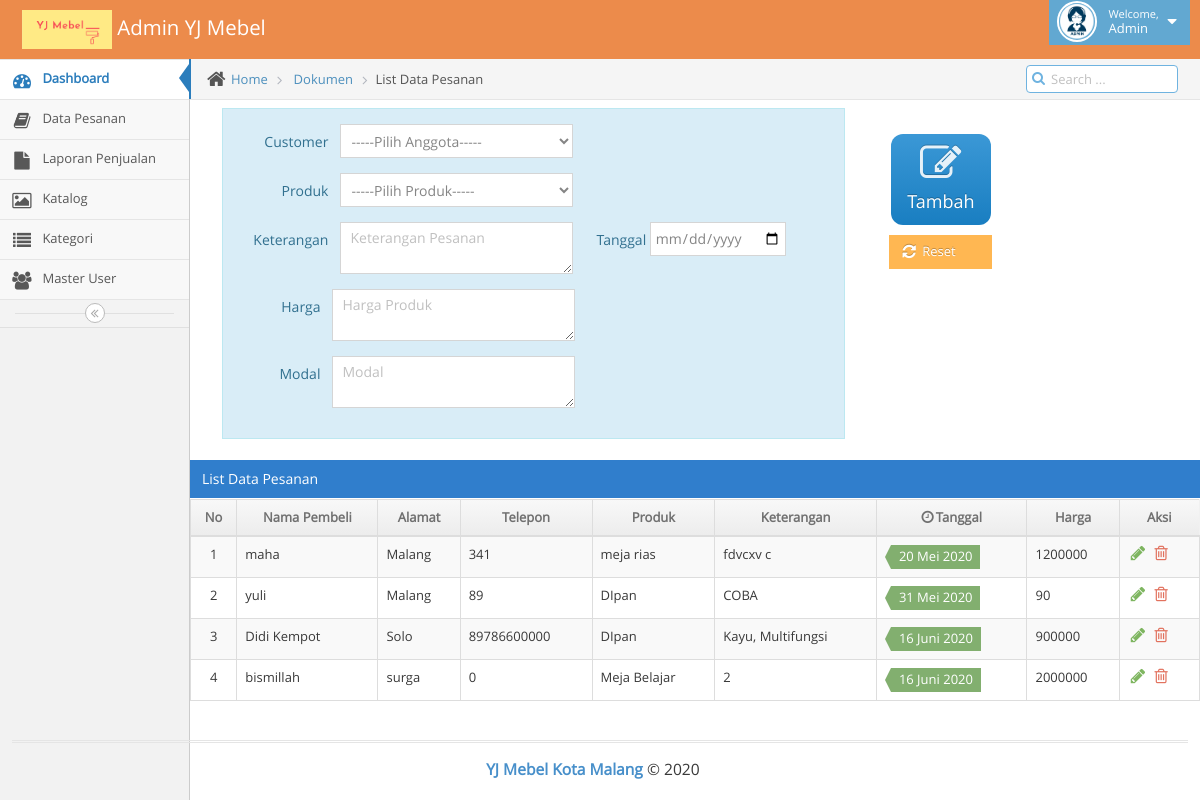
/h_admin/index.php?data_pesanan, run on the app's committed database.
### tables this page shows
CREATE TABLE `transaksi_penjualan` (
  `id_penjualan` int(11) NOT NULL,
  `id_cust` int(11) NOT NULL,
  `id_barang` int(11) NOT NULL,
  `keterangan` text NOT NULL,
  `tgl_jual` date NOT NULL,
  `total_harga` varchar(15) NOT NULL,
  `modal` varchar(15) NOT NULL
);

CREATE TABLE `tb_customer` (
  `id_cust` int(11) NOT NULL,
  `username_cust` varchar(20) NOT NULL,
  `password_cust` varchar(50) NOT NULL,
  `nama` varchar(50) NOT NULL,
  `alamat` varchar(100) NOT NULL,
  `telepon` varchar(15) NOT NULL
);

CREATE TABLE `produk` (
  `id_barang` int(11) NOT NULL,
  `id_kategori` int(11) NOT NULL,
  `nama_barang` varchar(100) NOT NULL,
  `keterangan` text NOT NULL,
  `harga` varchar(15) NOT NULL,
  `gambar` varchar(15) NOT NULL
);

### h_admin/data_pesanan.php (the view, shortened to what this page needs)
<?php
include "../k.php";
		?>
			<?php
function tgl_indo($tanggal){
    $bulan = array (
        1 => 'Januari',
        2 => 'Februari',
        3 => 'Maret',
        4 => 'April',
        5 => 'Mei',
        6 => 'Juni',
        7 => 'Juli',
        8 => 'Agustus',
        9 => 'September',
        10 => 'Oktober',
        11 => 'November',
        12 => 'Desember'
    );
    $pecahkan = explode('-', $tanggal);
    return $pecahkan[2] . ' ' . $bulan[ (int)$pecahkan[1] ] . ' ' . $pecahkan[0];
}
?>
			<div class="main-content">
				<div class="main-content-inner">
					<div class="breadcrumbs ace-save-state" id="breadcrumbs">
						<ul class="breadcrumb">
							<li>
								<i class="ace-icon fa fa-home home-icon"></i>
								<a href="index.php?dashboard">Home</a>
							</li>
							<li>
								<a href="index.php?dokumen">Dokumen</a>
							</li>
							<li class="active">List Data Pesanan</li>
						</ul>
						<div class="nav-search" id="nav-search">
							<form class="form-search">
								<span class="input-icon">
									<input type="text" placeholder="Search ..." class="nav-search-input" id="nav-search-input" autocomplete="off" />
									<i class="ace-icon fa fa-search nav-search-icon"></i>
								</span>
							</form>
						</div>
					</div>
					<div class="page-content">
							<div class="col-md-10 col-md-8 col-xs-10">
								<div class="col-sm-15 alert alert-info" style="padding-bottom:0px;">
										<form name="form1" class="form-horizontal" role="form" action="" method="post" enctype="multipart/form-data">
											<div class="form-group">
												<label class="col-sm-2 control-label no-padding-right" for="form-field-1-1"> Customer </label>
												<div class="col-xs-4 col-sm-5">
													<select name="nama" class="chosen-select col-xs-12 col-sm-12 form-control">
														<option value="">-----Pilih Anggota-----</option>
																</select>
															</div>
														</div>
												<div class="form-group">
												<label class="col-sm-2 control-label no-padding-right" for="form-field-1-1"> Produk </label>
												<div class="col-xs-4 col-sm-5">
													<select name="produk" class="chosen-select col-xs-12 col-sm-12 form-control">
														<option value="">-----Pilih Produk-----</option>
																</select>
															</div>
														</div>
												<div class="form-group">
												<label class="col-sm-2 control-label no-padding-right" for="form-field-1-1"> Keterangan </label>
												<div class="col-sm-5">
													<textarea class="form-control" id="form-field-8" name="keterangan" placeholder="Keterangan Pesanan"></textarea>
												</div>
												<div class="form-group">
												<label class="col-sm-1 control-label no-padding-right" for="form-field-1-1"> Tanggal  </label>
												<div class="col-sm-3">
													<div class="input-group">
														<input class="form-control date-picker" name="tgl_jual" id="tgl_jual" type="date"  placeholder="tgl_jual" />
													</div>
												</div>
												<label class="col-sm-1 control-label no-padding-right" for="form-field-1-1"> </label>
												<div class="col-sm-4">
												</div>
											</div>
											<div class="form-group">
												<label class="col-sm-2 control-label no-padding-right" for="form-field-1-1"> Harga </label>
												<div class="col-sm-5">
													<textarea class="form-control" id="form-field-8" name="total_harga" placeholder="Harga Produk"></textarea>
												</div>
												<label class="col-sm-1 control-label no-padding-right" for="form-field-1-1"> </label>
												<div class="col-sm-4">
												</div>
											</div>
											<div class="form-group">
												<label class="col-sm-2 control-label no-padding-right" for="form-field-1-1"> Modal </label>
												<div class="col-sm-5">
													<textarea class="form-control" id="form-field-8" name="modal" placeholder="Modal"></textarea>
												</div>
												<label class="col-sm-1 control-label no-padding-right" for="form-field-1-1"> </label>
												<div class="col-sm-4">
												</div>
											</div>
											</div>
								</div>
							</div>
							</div>
							<div class="col-md-2 col-xs-2 col-sm-2" align="center" >
								<button type="submit" name="kirim" style="margin-bottom:10px;" class="btn btn-app btn-primary">
									<i class="ace-icon fa fa-pencil-square-o bigger-230"></i>Tambah
								</button><br>
								<button  type="reset" style="margin-bottom:10px;" href="index.php?dokumen" role="button" class="btn btn-sm btn-warning" data-toggle="modal"><i class="ace-icon fa fa-refresh align-middle bigger-120"></i> Reset &nbsp; &nbsp; &nbsp;&nbsp;</button><br>
							</div>
						</div>
						<div class="row">
							<div class="col-xs-12">
								<div class="row">
									<div class="col-xs-12">
									</div>
								</div>
								<div class="row">
									<div class="col-xs-12">
										<div class="table-header">
											List Data Pesanan
										</div>
										<div style="overflow: auto;">
											<table id="dynamic-table" class="table table-striped table-bordered table-hover">
												<thead>
													<tr>
														<th style="text-align: center;">No</th>
														<th style="text-align: center;">Nama Pembeli</th>
														<th style="text-align: center;">Alamat</th>
														<th style="text-align: center;">Telepon</th>
														<th style="text-align: center;">Produk</th>
														<th style="text-align: center;">Keterangan</th>
														<th style="text-align: center;"><i class="ace-icon fa fa-clock-o bigger-110"></i>Tanggal</th>
														<th style="text-align: center;">Harga</th>
														<th style="text-align: center;">Aksi</th>
													</tr>
												</thead>
												<tbody>
												<?php
													$query = "SELECT c.nama, c.alamat, c.telepon, p.keterangan, p.tgl_jual, p.total_harga, p.id_penjualan, r.nama_barang FROM transaksi_penjualan as p, tb_customer as c, produk as r
													where p.id_cust = c.id_cust AND r.id_barang=p.id_barang";
													$sql = mysqli_query($connect, $query);
													$no = 1;
													while ($data = mysqli_fetch_array($sql)) { ?>
													<tr>
														<td class="center"><?php echo $no; ?></td>
														<td><?php echo $data['nama']; ?></td>
														<td><?php echo $data['alamat']; ?></td>
														<td><?php echo $data['telepon']; ?></td>
														<td><?php echo $data['nama_barang']; ?></td>
														<td><?php echo $data['keterangan']; ?></td>
														<td>
															<?php if($data['tgl_jual']!=null){ ?>
															<span class="label label-lg label-success arrowed arrowed-righ"><?php echo tgl_indo($data['tgl_jual']); ?></span></td>
															<?php } ?>
														<td><?php echo $data['total_harga']; ?></td>
														<td><?php if($data['id_penjualan']!=null){ ?>
															<div class=" action-buttons">
																<a href="#modal-edit<?php echo $data['id_penjualan']; ?>" role="button" class="green" data-toggle="modal"><i class="ace-icon fa fa-pencil bigger-130"></i></a>
																<a class="red" href="#modal-delete<?php echo $data['id_penjualan']; ?>" role="button" data-toggle="modal"><i class="ace-icon fa fa-trash-o bigger-130"></i></a>
															</div>
															<?php } ?>
														</td>
													</tr>
													</div>
													<?php $no++; } ?>
										</div>
									</div>
								</div>
	</body>
</html>

### h_admin/index.php (shortened to what this page needs)
<!DOCTYPE html>
<html lang="en">
	<head>
		<link rel="stylesheet" href="../assets/css/bootstrap.min.css" />
		<link rel="stylesheet" href="../assets/font-awesome/4.5.0/css/font-awesome.min.css" />
		<link rel="stylesheet" href="../assets/css/ace.min.css" class="ace-main-stylesheet" id="main-ace-style" />
		<link rel="stylesheet" href="../assets/css/ace-skins.min.css" />
		<link rel="stylesheet" href="../assets/css/ace-rtl.min.css" />
		<link rel="stylesheet" href="../assets/css/jquery-ui.custom.min.css" />
		<link rel="stylesheet" href="../assets/css/chosen.min.css" />
		<link rel="stylesheet" href="../assets/css/bootstrap-datepicker3.min.css" />
		<link rel="stylesheet" href="../assets/css/bootstrap-timepicker.min.css" />
		<link rel="stylesheet" href="../assets/css/daterangepicker.min.css" />
		<link rel="stylesheet" href="../assets/css/bootstrap-datetimepicker.min.css" />
		<link rel="stylesheet" href="../assets/css/bootstrap-colorpicker.min.css" />
		<link rel="stylesheet" href="../assets/css/custom.css" />
	</head>
	<body class="no-skin">
		<div id="navbar" class="navbar navbar-default          ace-save-state">
			<div class="navbar-container ace-save-state" id="navbar-container">
				<div class="navbar-header pull-left">
					<a href="index.php" class="navbar-brand">
						<small>
							<img class="nav-user-photo" width="90px" src="../assets/images/logo3.png" alt="File" />
							Admin YJ Mebel
						</small>
					</a>
				</div>
				<div class="navbar-buttons navbar-header pull-right" role="navigation">
					<ul class="nav ace-nav">
						<li class="light-blue dropdown-modal">
							<a data-toggle="dropdown" href="#" class="dropdown-toggle">
								<img class="nav-user-photo" src="../assets/images/avatars/admin.png" alt="Admin" />
								<span class="user-info">
									<small>Welcome,</small>
									Admin
								</span>
								<i class="ace-icon fa fa-caret-down"></i>
							</a>
						</li>
					</ul>
				</div>
			</div>
		</div>
		<div class="main-container ace-save-state" id="main-container">
			<div id="sidebar" class="sidebar                  responsive                    ace-save-state">
				<ul class="nav nav-list">
					<li class="active">
						<a href="index.php"><i class="menu-icon fa fa-tachometer"></i><span class="menu-text"> Dashboard </span></a>
					</li>
					<li class="">
						<a href="index.php?data_pesanan"><i class="menu-icon fa fa-book"></i><span class="menu-text"> Data Pesanan </span></a>
					</li>
					<li class="">
						<a href="index.php?laporan_penjualan"><i class="menu-icon fa fa-file"></i><span class="menu-text"> Laporan Penjualan </span></a>
					</li>
					<li class="">
						<a href="index.php?katalog"><i class="menu-icon fa fa-image"></i><span class="menu-text"> Katalog </span></a>
					</li>
					<li class="">
						<a href="index.php?kategori"><i class="menu-icon fa fa-list"></i><span class="menu-text"> Kategori </span></a>
					</li>
					<li class="">
						<a href="index.php?user"><i class="menu-icon fa fa-group"></i><span class="menu-text"> Master User </span></a>
					</li>
				</ul>
				<div class="sidebar-toggle sidebar-collapse" id="sidebar-collapse">
					<i id="sidebar-toggle-icon" class="ace-icon fa fa-angle-double-left ace-save-state" data-icon1="ace-icon fa fa-angle-double-left" data-icon2="ace-icon fa fa-angle-double-right"></i>
				</div>
			</div>
			<?php
			if(isset($_REQUEST['dashboard'])){
				include("dashboard.php");
			}
			else if(isset($_REQUEST['user'])){
				include("user.php");
			}
			else if(isset($_REQUEST['laporan_penjualan'])){
				include("laporan_penjualan.php");
			}
			else if(isset($_REQUEST['data_pesanan'])){
				include("data_pesanan.php");
			}
			 ?>
			<div class="footer">
				<div class="footer-inner">
					<div class="footer-content">
						<span class="bigger-120">
							<span class="blue bolder">YJ Mebel Kota Malang</span>
							&copy; 2020
						</span>
					</div>
				</div>
			</div>
	</body>
</html>

### data on the page
transaksi_penjualan: id_cust.nama "maha", id_cust.alamat "Malang", id_cust.telepon "341", id_barang.nama_barang "meja rias", keterangan "fdvcxv c", tgl_jual "20 Mei 2020", total_harga "1200000"
transaksi_penjualan: id_cust.nama "yuli", id_cust.alamat "Malang", id_cust.telepon "89", id_barang.nama_barang "DIpan", keterangan "COBA", tgl_jual "31 Mei 2020", total_harga "90"
transaksi_penjualan: id_cust.nama "Didi Kempot", id_cust.alamat "Solo", id_cust.telepon "89786600000", id_barang.nama_barang "DIpan", keterangan "Kayu, Multifungsi", tgl_jual "16 Juni 2020", total_harga "900000"
transaksi_penjualan: id_cust.nama "bismillah", id_cust.alamat "surga", id_cust.telepon "0", id_barang.nama_barang "Meja Belajar", keterangan "2", tgl_jual "16 Juni 2020", total_harga "2000000"
